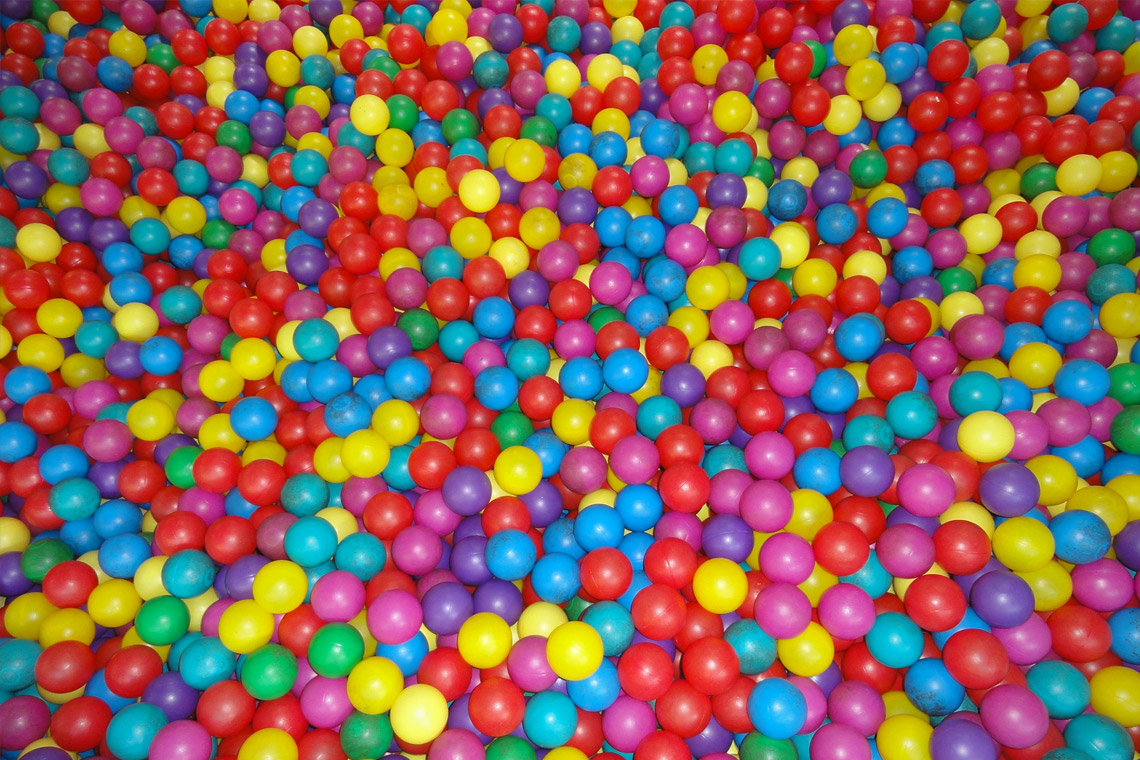
%> input picture ballpit(1).jpg, 1140 x 760 px
$ octave FinalExamProject.m   (GNU Octave 9; MATLAB toolbox functions it lacks are replaced by stand-ins)
%> lines starting %> are read from the running program, lines starting %| are printed output that depends on the picture; in (x1, y1, x2, y2) boxes, pixels count from 0 and x2, y2 are one past the last pixel; in counts of white or black regions, pixels touching at a corner belong together; the program's own positions count from 1
%% ECE 2409-001
%% Fall 2019
%% Final Exam Project
%% Hoa Huynh, Lauren Dietzler, Noah Kramer

Published=datestr(now, 21)
clc;clear;close all
%% Part 1 Loading
balls=imread('ballpit(1).jpg');
%> balls is the input picture: size 760x1140x3 uint8; mean R, G, B 140, 98.9, 90.5
figure(1)
imshow(balls)
title('Ball Pit')
%% Part 1 Red
red=balls(560:587,588:622,:);

rr=red(:,:,1);
gr=red(:,:,2);
br=red(:,:,3);

figure(2)
histogram(rr,'facecolor','r','binwidth',5)
hold on
histogram(gr,'facecolor','g','binwidth',5)
histogram(br,'facecolor','b','binwidth',5)

set(gca,'FontSize',12)
grid on
title('Red Ball Histogram')
ylim([0 250])

%% Part 1 Yellow
yellow=balls(635:660,560:590,:);

ry=yellow(:,:,1);
gy=yellow(:,:,2);
by=yellow(:,:,3);

figure(3)
histogram(ry,'facecolor','r','binwidth',5)
hold on
histogram(gy,'facecolor','g','binwidth',5)
histogram(by,'facecolor','b','binwidth',5)

set(gca,'FontSize',12)
grid on
title('Yellow Ball Histogram')
ylim([0 400])
%% Part 1 Green
green=balls(639:666,323:348,:);

rg=green(:,:,1);
gg=green(:,:,2);
bg=green(:,:,3);

figure(5)
histogram(rg,'facecolor','r','binwidth',5)
hold on
histogram(gg,'facecolor','g','binwidth',5)
histogram(bg,'facecolor','b','binwidth',5)

set(gca,'FontSize',12)
grid on
title('Green Ball Histogram')
ylim([0 300])

%% Part 1 Blue
blue=balls(565:590,540:575,:);

rb=blue(:,:,1);
gb=blue(:,:,2);
bb=blue(:,:,3);

figure(4)
histogram(rb,'facecolor','r','binwidth',5)
hold on
histogram(gb,'facecolor','g','binwidth',5)
histogram(bb,'facecolor','b','binwidth',5)

set(gca,'FontSize',12)
grid on
title('Blue Ball Histogram')
ylim([0 350])

%% Part 1 Purple
purple=balls(485:505,450:480,:);

rpurp=purple(:,:,1);
gpurp=purple(:,:,2);
bpurp=purple(:,:,3);

figure(6)
histogram(rpurp,'facecolor','r','binwidth',5)
hold on
histogram(gpurp,'facecolor','g','binwidth',5)
histogram(bpurp,'facecolor','b','binwidth',5)

set(gca,'FontSize',12)
grid on
title('Purple Ball Histogram')
ylim([0 150])

%% Part 1 Pink
pink=balls(540:565,400:420,:);

rpink=pink(:,:,1);
gpink=pink(:,:,2);
bpink=pink(:,:,3);

figure(7)
histogram(rpink,'facecolor','r','binwidth',5)
hold on
histogram(gpink,'facecolor','g','binwidth',5)
histogram(bpink,'facecolor','b','binwidth',5)

set(gca,'FontSize',12)
grid on
title('Pink Ball Histogram')
ylim([0 200])

%% Test Pulling Red
redtest=balls(560:587,588:622,:);
back=255+ones(760,1140,3);
back(560:587,588:622,:)=redtest;

%% Test Pulling Yellow
yelltest=balls(635:660,560:590,:);
back=255+ones(760,1140,3);
back(635:660,560:590,:)=yelltest;
%% Test Pulling Green
greentest=balls(639:666,323:348,:);
back=255+ones(760,1140,3);
back(639:666,323:348,:)=greentest;

%% Test Pulling Blue
bluetest=balls(565:590,540:575,:);
back=255+ones(760,1140,3);
back(565:590,540:575,:)=bluetest;

%% Test Pulling Purple
purpletest=balls(485:505,450:480,:);
back=255+ones(760,1140,3);
back(485:505,450:480,:)=purpletest;

%% Test Pulling Pink
pinktest=balls(540:565,400:420,:);
back=255+ones(760,1140,3);
back(540:565,400:420,:)=pinktest;

%% Final Test Pulling
figure(8)
subplot(1,6,1),imshow(redtest)
subplot(1,6,2),imshow(yelltest)
subplot(1,6,3),imshow(greentest)
subplot(1,6,4),imshow(bluetest)
subplot(1,6,5),imshow(purpletest)
subplot(1,6,6),imshow(pinktest)

%% Part 2 Segmenting Red
rlr=balls(:,:,1);
glr=balls(:,:,2);
blr=balls(:,:,3);

kred=[rlr>blr&rlr>glr&glr>blr&glr<80];
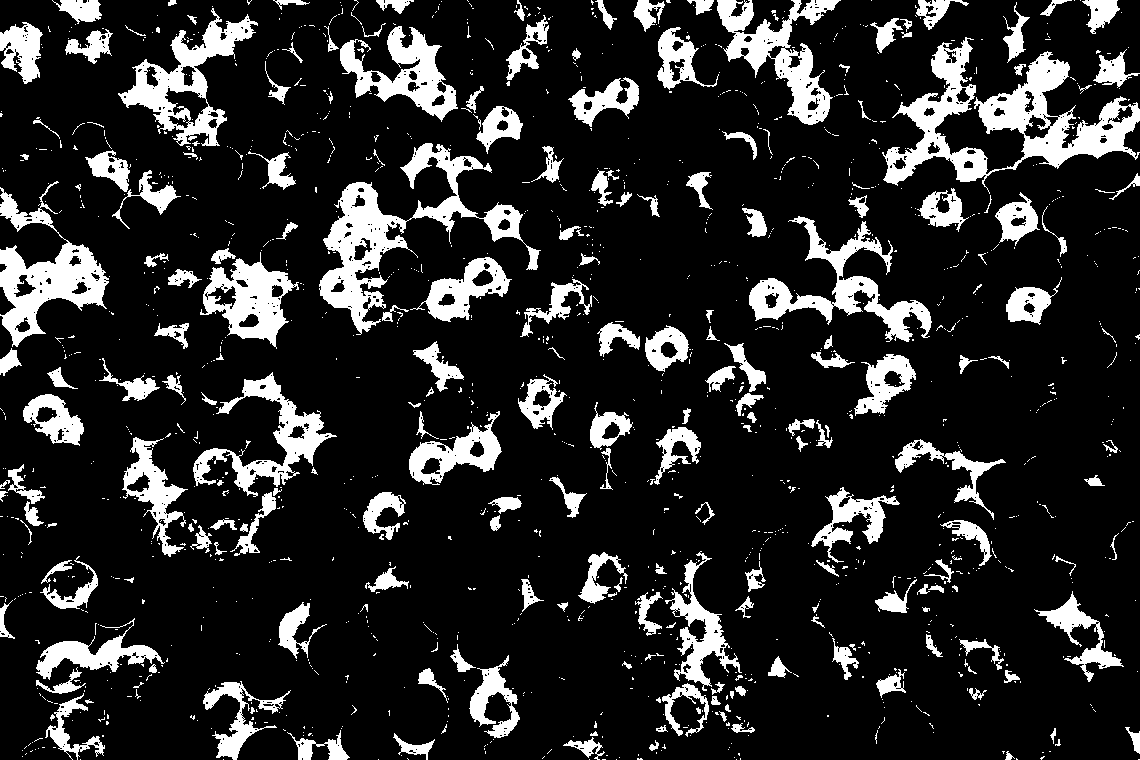
%> kred: size 760x1140 logical; 16.1% white; 1440 white regions (1219 under 20 px), largest, box (x1, y1, x2, y2) and area: (882, 37, 1140, 194) 12167, (319, 143, 541, 335) 9463, (0, 181, 109, 347) 6336
redpixels=sum(kred(:));
%> redpixels = 139073

kkr=~kred;

rlr(kkr)=0;
glr(kkr)=0;
blr(kkr)=0;

leavered=cat(3,rlr,glr,blr);
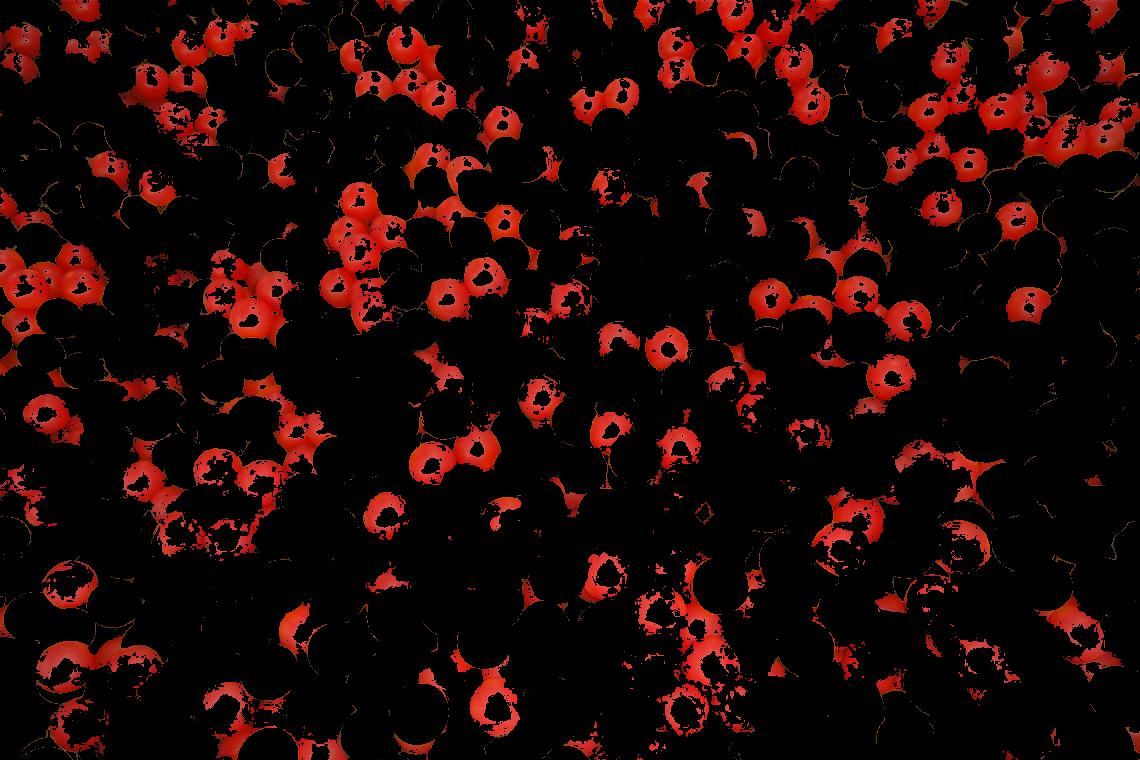
%> leavered: size 760x1140x3 uint8; mean R, G, B 29.3, 6.3, 4.3

radius=15;
area=pi*radius*radius;

redballs=redpixels/area;
%> redballs = 196.7
redcount=197;
redpercent=(redballs/redcount)*100;
%> redpercent = 99.87

figure(14)
imshow(leavered)
title(['Segmenting Red Balls (Code: ' num2str(floor(redballs)) '   Count: ' num2str(redcount) '   Percent: ' num2str(round(redpercent,2)) '%)'])
xlabel('(R>B & R>G & G>B & G<80)')

%% Part 2 Segmenting Yellow
rly=balls(:,:,1);
gly=balls(:,:,2);
bly=balls(:,:,3);

kyell=[gly-bly>rly-gly&gly<rly&bly<60];
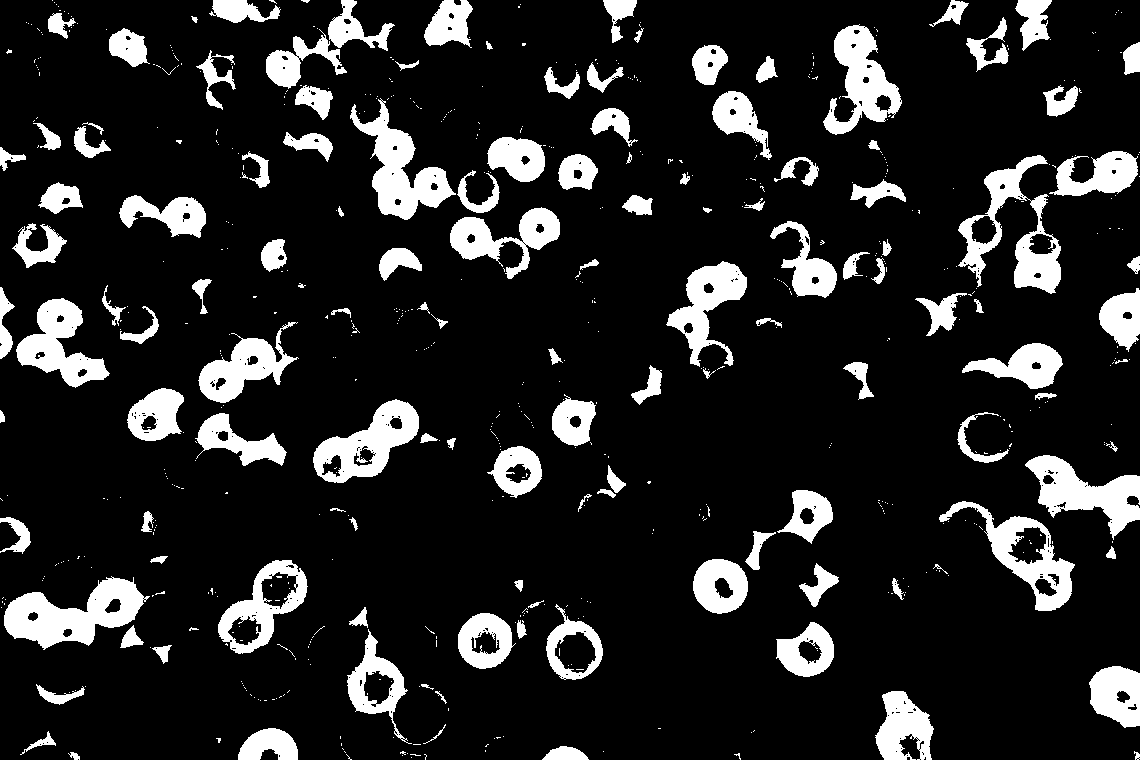
%> kyell: size 760x1140 logical; 14.1% white; 667 white regions (537 under 20 px), largest, box (x1, y1, x2, y2) and area: (4, 576, 150, 650) 5306, (958, 155, 1061, 294) 4774, (350, 98, 456, 220) 4680
yellowpixels=sum(kyell(:));
%> yellowpixels = 122349

kkyell=~kyell;

rly(kkyell)=0;
gly(kkyell)=0;
bly(kkyell)=0;

leaveyellow=cat(3,rly,gly,bly);
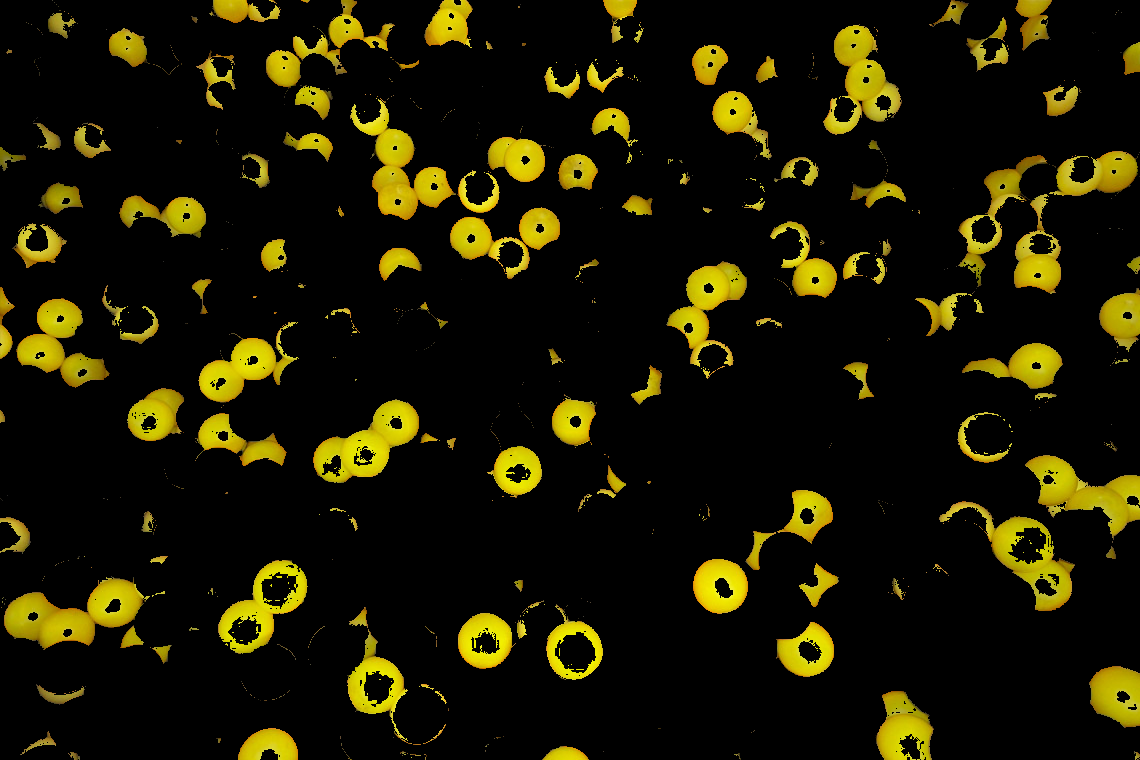
%> leaveyellow: size 760x1140x3 uint8; mean R, G, B 27.4, 24.4, 1.7

radius=15;
area=pi*radius*radius;

yellowballs=yellowpixels/area;
%> yellowballs = 173.1
yellowcount=174;
yellowpercent=(yellowballs/yellowcount)*100;
%> yellowpercent = 99.48

figure(15)
imshow(leaveyellow)
title(['Segmenting Yellow Balls (Code: ' num2str(floor(yellowballs)) '   Count: ' num2str(yellowcount) '   Percent: ' num2str(round(redpercent,2)) '%)'])
xlabel('(G-B>R-G & G<R & B<60)')
%% Part 2 Segmenting Green
rlg=balls(:,:,1);
glg=balls(:,:,2);
blg=balls(:,:,3);

kg=[glg>rlg&glg>blg&blg+rlg<115];
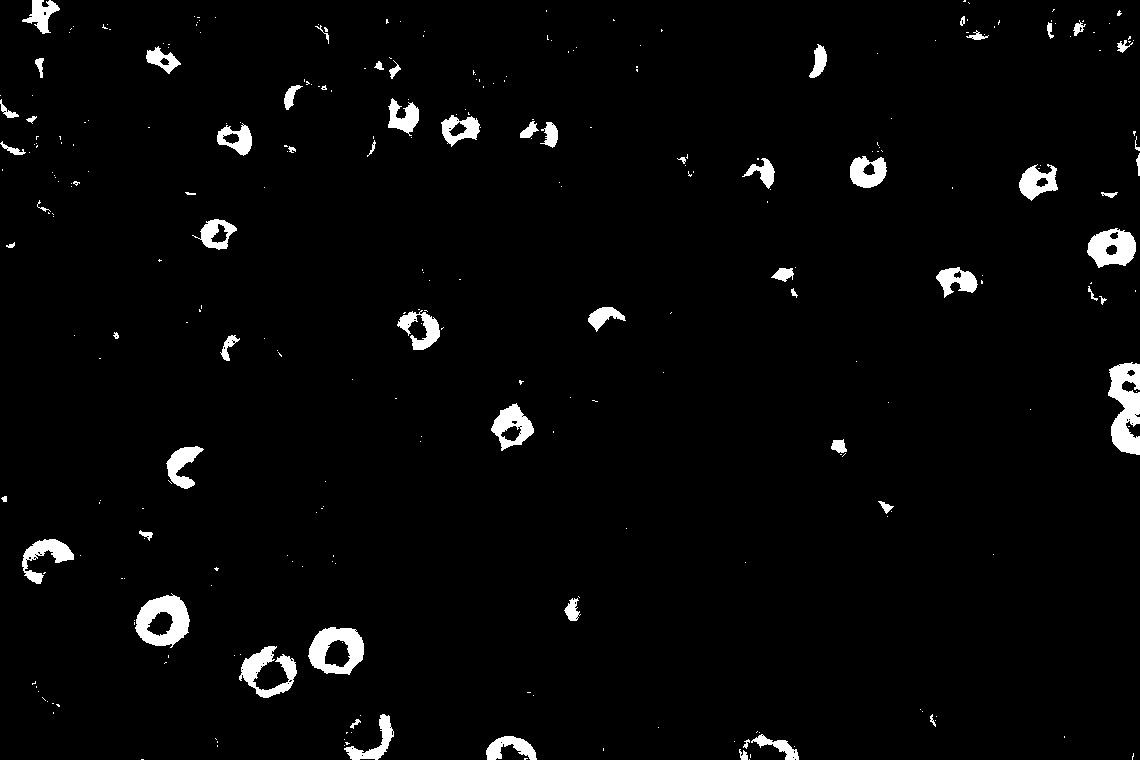
%> kg: size 760x1140 logical; 2.8% white; 301 white regions (238 under 20 px), largest, box (x1, y1, x2, y2) and area: (1108, 362, 1140, 455) 2030, (135, 593, 190, 648) 1749, (308, 627, 364, 675) 1600
greenpixels=sum(kg(:));
%> greenpixels = 24211

kkg=~kg;

rlg(kkg)=0;
glg(kkg)=0;
blg(kkg)=0;

leavegreen=cat(3,rlg,glg,blg);

radius=15;
area=pi*radius*radius;

greenballs=greenpixels/area;
%> greenballs = 34.25
greencount=35;
greenpercent=(greenballs/greencount)*100;
%> greenpercent = 97.86

figure(17)
imshow(leavegreen)
title(['Segmenting Green Balls (Code: ' num2str(floor(greenballs)) '   Count: ' num2str(greencount) '   Percent: ' num2str(round(redpercent,2)) '%)'])
xlabel('(G>R & G>B & B+R<115)')

%% Part 2 Segmenting Blue
rlb=balls(:,:,1);
glb=balls(:,:,2);
blb=balls(:,:,3);

kblue=[blb-rlb>glb&blb>rlb&glb>rlb&glb>60];
bluepixels=sum(kblue(:));
%> bluepixels = 116693

kkblue=~kblue;

rlb(kkblue)=0;
glb(kkblue)=0;
blb(kkblue)=0;

leaveblue=cat(3,rlb,glb,blb);

radius=15;
area=pi*radius*radius;

blueballs=bluepixels/area;
%> blueballs = 165.1
bluecount=167;
bluepercent=(blueballs/bluecount)*100;
%> bluepercent = 98.85

figure(16)
imshow(leaveblue)
title(['Segmenting Blue Balls (Code: ' num2str(floor(blueballs)) '   Count: ' num2str(bluecount) '   Percent: ' num2str(round(redpercent,2)) '%)'])
xlabel('(B-R>G & B>R & G>R & G>60)')

%% Part 2 Segmenting Purple
rlpurp=balls(:,:,1);
glpurp=balls(:,:,2);
blpurp=balls(:,:,3);

kpurp=[blpurp>rlpurp&rlpurp>glpurp&blpurp+rlpurp-glpurp>150];
purplepixels=sum(kpurp(:));
%> purplepixels = 46570

kkpurp=~kpurp;

rlpurp(kkpurp)=0;
glpurp(kkpurp)=0;
blpurp(kkpurp)=0;

leavepurple=cat(3,rlpurp,glpurp,blpurp);

radius=15;
area=pi*radius*radius;

purpleballs=purplepixels/area;
%> purpleballs = 65.88
purplecount=64;
purplepercent=(purpleballs/purplecount)*100;
%> purplepercent = 102.9

figure(18)
imshow(leavepurple)
title(['Segmenting Purple Balls (Code: ' num2str(floor(purpleballs)) '   Count: ' num2str(purplecount) '   Percent: ' num2str(round(redpercent,2)) '%)'])
xlabel('(B>R & R>G & B+R-G>150)')
%% Part 2 Segmenting Pink
rlpink=balls(:,:,1);
glpink=balls(:,:,2);
blpink=balls(:,:,3);

kpink=[rlpink>blpink&blpink>glpink&blpink>120];
pinkpixels=sum(kpink(:));
%> pinkpixels = 84812

kkpink=~kpink;

rlpink(kkpink)=0;
glpink(kkpink)=0;
blpink(kkpink)=0;

leavepink=cat(3,rlpink,glpink,blpink);

radius=15;
area=pi*radius*radius;

pinkballs=pinkpixels/area;
%> pinkballs = 120
pinkcount=124;
pinkpercent=(pinkballs/pinkcount)*100;
%> pinkpercent = 96.76

figure(19)
imshow(leavepink)
title(['Segmenting Pink Balls (Code: ' num2str(floor(pinkballs)) '   Count: ' num2str(pinkcount) '   Percent: ' num2str(round(pinkpercent,2)) '%)'])
xlabel('(R>B & B>G & B>120)')
%% Part 3
radius=15;
area=pi*radius*radius;

redballs=redpixels/area;
yellowballs=yellowpixels/area;
greenballs=greenpixels/area;
blueballs=bluepixels/area;
purpleballs=purplepixels/area;
pinkballs=pinkpixels/area;

redcount=197;
yellowcount=174;
greencount=35;
bluecount=167;
purplecount=64;
pinkcount=124;

redpercent=(redballs/redcount)*100;
yellowpercent=(yellowballs/yellowcount)*100;
greenpercent=(greenballs/greencount)*100;
bluepercent=(blueballs/bluecount)*100;
purplepercent=(purpleballs/purplecount)*100;
pinkpercent=(pinkballs/pinkcount)*100;


fprintf('Color     Code Estimate     Actual Count   Percent(Estimate/Actual)\n')
fprintf('-------------------------------------------------------------------\n')
fprintf('Red            %2.0f               %2.0f                %4.2f\n',redballs,redcount,redpercent)
%| Red            197               197                99.87
fprintf('Yellow         %2.0f               %2.0f                %4.2f\n',yellowballs,yellowcount,yellowpercent)
%| Yellow         173               174                99.48
fprintf('Green           %2.0f                %2.0f                %4.2f\n',greenballs,greencount,greenpercent)
%| Green           34                35                97.86
fprintf('Blue           %2.0f               %2.0f                %4.2f\n',blueballs,bluecount,bluepercent)
%| Blue           165               167                98.85
fprintf('Purple          %2.0f                %2.0f               %4.2f\n',purpleballs,purplecount,purplepercent)
%| Purple          66                64               102.94
fprintf('Pink           %2.0f               %2.0f                %4.2f\n',pinkballs,pinkcount,pinkpercent)
%| Pink           120               124                96.76
